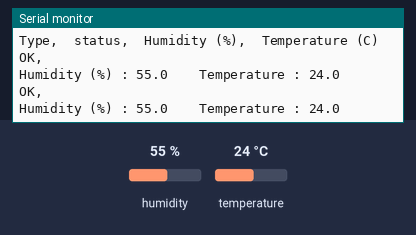
This sketch was run on a simulated Arduino Uno, built with avr-gcc and run on an emulated ATmega328P. Shown: the last lines printed to the serial monitor. Wiring (inferred from the names in the program): DHT11 sensor: data pin 5. The test bench sets the inputs (shaded band); at power-on: humidity 55 %, temperature 24 °C.

Above: at 2.8 s.
2.9 s: humidity set to 22 %
At 5.3 s:
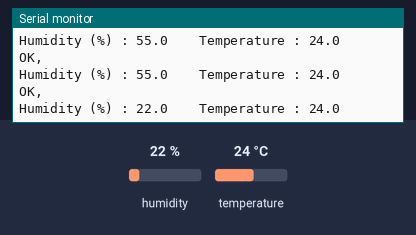
5.6 s: temperature set to 12 °C
At 6.5 s:
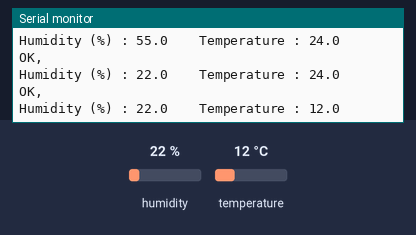
8.3 s: humidity set to 40 %
At 8.3 s:
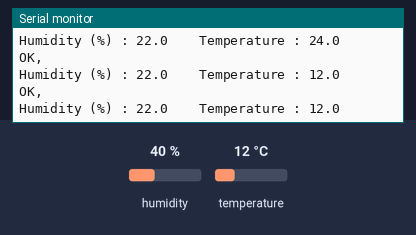
Timing chart, 0 to 11.3 s (numbered marks = the images above; inputs shaded):
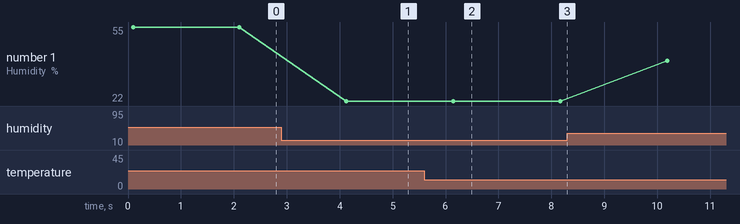

Measured:
- after the input at 2.9 s, the serial monitor: prints a new line after 1.2 s (image 1)
- after the input at 5.6 s, the serial monitor: prints a new line after 0.55 s (image 2)
- plotted number 1: 55 → 22 after the input at 2.9 s, 22 → 40 after the input at 8.3 s

The sketch:

dht11_aug14.ino
```cpp
#include <dht.h>

dht DHT;

#define DHT11_PIN 5

void setup()
{
  Serial.begin(9600);
  Serial.println("DHT TEST PROGRAM ");
  Serial.print("LIBRARY VERSION: ");
  Serial.println(DHT_LIB_VERSION);
  Serial.println();
  Serial.println("Type,\tstatus,\tHumidity (%),\tTemperature (C)");
}

void loop()
{
  // READ DATA
//  Serial.print("DHT11, \n");
  int chk = DHT.read11(DHT11_PIN);
  switch (chk)
  {
    case DHTLIB_OK:
		Serial.print("OK,\n");
		break;
    case DHTLIB_ERROR_CHECKSUM:
		Serial.print("Checksum error,\n");
		break;
    case DHTLIB_ERROR_TIMEOUT:
		Serial.print("Time out error,\n");
		break;
    case DHTLIB_ERROR_CONNECT:
        Serial.print("Connect error,\n");
        break;
    case DHTLIB_ERROR_ACK_L:
        Serial.print("Ack Low error,\t");
        break;
    case DHTLIB_ERROR_ACK_H:
        Serial.print("Ack High error,\n");
        break;
    default:
		Serial.print("Unknown error,\n");
		break;
  }
  // DISPLAY DATA
  Serial.print("Humidity (%) : ");
  Serial.print(DHT.humidity, 1);
  Serial.print("    Temperature : ");
  Serial.println(DHT.temperature, 1);
  Serial.print("\n");
  delay(2000);
}
//
// END OF FILE
//
```
